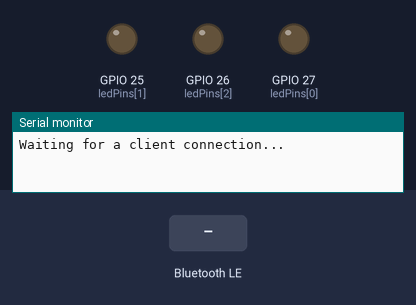
A sketch run on a simulated ESP32. Parts: output pins drawn as LEDs (lit = HIGH), the last lines printed to the serial monitor. The test bench sets the inputs (shaded band). Nothing arrives over Bluetooth unless stated; a phone connects over Bluetooth LE 3 s after start.

Above: at 1.2 s.
1.3 s: Bluetooth LE write "red" received
At 1.6 s:
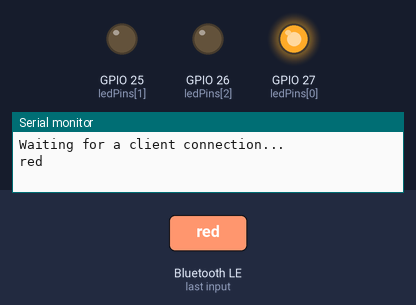
2.8 s: Bluetooth LE write "green" received
At 4.0 s:
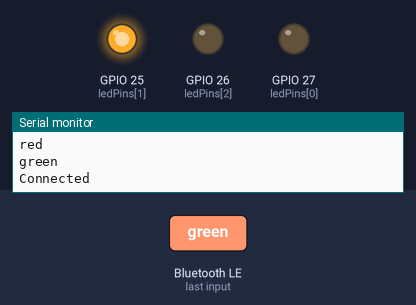
4.3 s: Bluetooth LE write "blue" received
At 5.2 s:
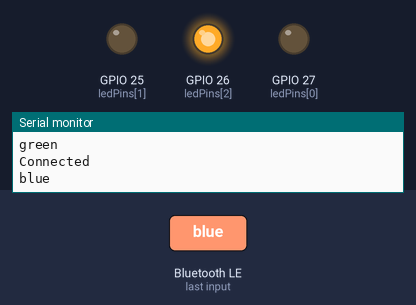
5.8 s: Bluetooth LE write "yellow" received
At 6.3 s:
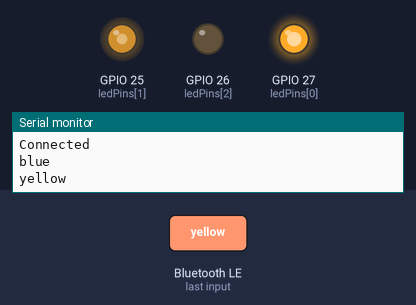
7.3 s: Bluetooth LE write "purple" received
At 8.5 s:
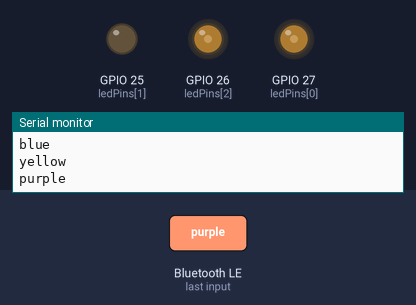
8.8 s: Bluetooth LE write "red" received
At 9.8 s:
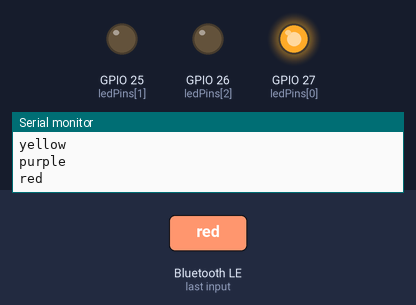
Timing chart, 0 to 11.3 s (numbered marks = the images above; inputs shaded):
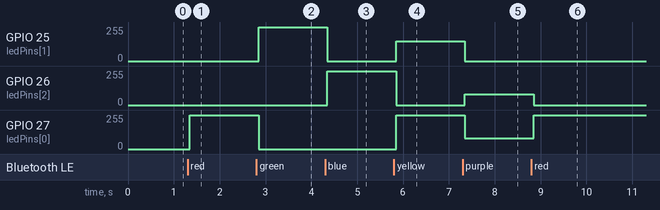

The sketch:

IoT_Bluetooth_Control_RGB_LED.ino
```cpp
/*
 * Filename: IoT_Bluetooth Control RGB LED
 * Function: Bluetooth control RGB
 * Compiling IDE：ARDUINO 2.3.3
 * Author: https://www.keyestudio.com/
*/
#include "BLEDevice.h"
#include "BLEServer.h"
#include "BLEUtils.h"
#include "BLE2902.h"

// Define RGB LED pins
const int ledPins[] = {27, 25, 26};  // Define the red, green, and blue pins in turn
const byte chns[] = {0, 1, 2};      // Define the PWM channel
int red, green, blue;

// Define the Bluetooth device name
const char *bleName = "ESP32_Bluetooth";

// Define the received text and the time of the last message
String receivedText = "";
unsigned long lastMessageTime = 0;

// Define the UUIDs of the service and characteristics
#define SERVICE_UUID           "6E400001-B5A3-F393-E0A9-E50E24DCCA9E"
#define CHARACTERISTIC_UUID_RX "6E400002-B5A3-F393-E0A9-E50E24DCCA9E"
#define CHARACTERISTIC_UUID_TX "6E400003-B5A3-F393-E0A9-E50E24DCCA9E"

// Define the Bluetooth characteristic
BLECharacteristic *pCharacteristic;

void setup() {
  Serial.begin(115200);      // Initialize the serial port
  setupBLE();                // Initialize the Bluetooth BLE

  // 设置pwm通道，1KHz,8bit
  for (int i = 0; i < 3; i++) {
    ledcSetup(chns[i], 1000, 8);
    ledcAttachPin(ledPins[i], chns[i]);
  }
}

void loop() {
  // When the received text is not empty and the time since the last message is over 1 second
  // Send a notification and print the received text
  if (receivedText.length() > 0 && millis() - lastMessageTime > 1000) {
    Serial.print("Received message: ");
    Serial.println(receivedText);
    pCharacteristic->setValue(receivedText.c_str());
    pCharacteristic->notify();
    receivedText = "";
  }

  // Read data from the serial port and send it to BLE characteristic
  if (Serial.available() > 0) {
    String str = Serial.readStringUntil('\n');
    const char *newValue = str.c_str();
    pCharacteristic->setValue(newValue);
    pCharacteristic->notify();
  }
}

// Define the BLE server callbacks
class MyServerCallbacks : public BLEServerCallbacks {
  // Print the connection message when a client is connected
  void onConnect(BLEServer *pServer) {
    Serial.println("Connected");
  }
  // Print the disconnection message when a client is disconnected
  void onDisconnect(BLEServer *pServer) {
    Serial.println("Disconnected");
  }
};

// Define the BLE characteristic callbacks
class MyCharacteristicCallbacks : public BLECharacteristicCallbacks {
  void onWrite(BLECharacteristic *pCharacteristic) {
    std::string value = std::string(pCharacteristic->getValue().c_str());
    if (value == "led_off") {
      setColor(0, 0, 0); // turn the RGB LED off
      Serial.println("RGB LED turned off");
    } else if (value == "red") {
      setColor(255, 0, 0); // Red
      Serial.println("red");
    }
    else if (value == "green") {
      setColor(0, 255, 0); // green
      Serial.println("green");
    }
    else if (value == "blue") {
      setColor(0, 0, 255); // blue
      Serial.println("blue");
    }
    else if (value == "yellow") {
      setColor(255, 150, 0); // yellow
      Serial.println("yellow");
    }
    else if (value == "purple") {
      setColor(80, 0, 80); // purple
      Serial.println("purple");
    }
  }
};

// Initialize the Bluetooth BLE
void setupBLE() {
  BLEDevice::init(bleName);                        // Initialize the BLE device
  BLEServer *pServer = BLEDevice::createServer();  // Create the BLE server
  // Print the error message if the BLE server creation fails
  if (pServer == nullptr) {
    Serial.println("Error creating BLE server");
    return;
  }
  pServer->setCallbacks(new MyServerCallbacks());  // Set the BLE server callbacks

  // Create the BLE service
  BLEService *pService = pServer->createService(SERVICE_UUID);
  // Print the error message if the BLE service creation fails
  if (pService == nullptr) {
    Serial.println("Error creating BLE service");
    return;
  }
  // Create the BLE characteristic for sending notifications
  pCharacteristic = pService->createCharacteristic(CHARACTERISTIC_UUID_TX, BLECharacteristic::PROPERTY_NOTIFY);
  pCharacteristic->addDescriptor(new BLE2902());  // Add the descriptor
  // Create the BLE characteristic for receiving data
  BLECharacteristic *pCharacteristicRX = pService->createCharacteristic(CHARACTERISTIC_UUID_RX, BLECharacteristic::PROPERTY_WRITE);
  pCharacteristicRX->setCallbacks(new MyCharacteristicCallbacks());  // Set the BLE characteristic callbacks
  pService->start();                                                 // Start the BLE service
  pServer->getAdvertising()->start();                                // Start advertising
  Serial.println("Waiting for a client connection...");              // Wait for a client connection
}

void setColor(int red, int green, int blue) {
  // For common-cathode RGB LEDs, use 255 minus the color value
  ledcWrite(chns[0], red);
  ledcWrite(chns[1], green);
  ledcWrite(chns[2], blue);
}
```

Measured:
- after the input at 1.3 s, GPIO 27 (ledPins[0]): 0/255 → 255/255 after 0.05 s
- after the input at 2.8 s, GPIO 25 (ledPins[1]): 0/255 → 255/255 after 0.05 s; GPIO 27 (ledPins[0]): 255/255 → 0/255 after 0.05 s
- after the input at 4.3 s, GPIO 25 (ledPins[1]): 255/255 → 0/255 after 0.05 s; GPIO 26 (ledPins[2]): 0/255 → 255/255 after 0.05 s
- after the input at 5.8 s, GPIO 25 (ledPins[1]): 0/255 → 149/255 after 0.05 s; GPIO 26 (ledPins[2]): 255/255 → 0/255 after 0.05 s; GPIO 27 (ledPins[0]): 0/255 → 255/255 after 0.05 s
- after the input at 7.3 s, GPIO 25 (ledPins[1]): 149/255 → 0/255 after 0.05 s; GPIO 26 (ledPins[2]): 0/255 → 80/255 after 0.05 s; GPIO 27 (ledPins[0]): 255/255 → 80/255 after 0.05 s
- after the input at 8.8 s, GPIO 26 (ledPins[2]): 80/255 → 0/255 after 0.05 s; GPIO 27 (ledPins[0]): 80/255 → 255/255 after 0.05 s
